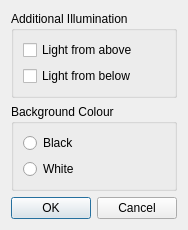
<?xml version="1.0" encoding="UTF-8"?>
<ui version="4.0">
 <class>VisPrefsDialog</class>
 <widget class="QDialog" name="VisPrefsDialog">
  <property name="geometry">
   <rect>
    <x>0</x>
    <y>0</y>
    <width>186</width>
    <height>216</height>
   </rect>
  </property>
  <property name="windowTitle">
   <string>Visualisation Settings</string>
  </property>
  <layout class="QVBoxLayout" name="verticalLayout_3">
   <item>
    <widget class="QGroupBox" name="LightBox">
     <property name="title">
      <string>Additional Illumination</string>
     </property>
     <layout class="QVBoxLayout" name="verticalLayout_2">
      <item>
       <widget class="QCheckBox" name="lightAboveBox">
        <property name="text">
         <string>Light from above</string>
        </property>
       </widget>
      </item>
      <item>
       <widget class="QCheckBox" name="lightBelowBox">
        <property name="text">
         <string>Light from below</string>
        </property>
       </widget>
      </item>
     </layout>
    </widget>
   </item>
   <item>
    <widget class="QGroupBox" name="ColorBox">
     <property name="title">
      <string>Background Colour</string>
     </property>
     <layout class="QVBoxLayout" name="verticalLayout">
      <item>
       <widget class="QRadioButton" name="bgBlackButton">
        <property name="text">
         <string>Black</string>
        </property>
       </widget>
      </item>
      <item>
       <widget class="QRadioButton" name="bgWhiteButton">
        <property name="text">
         <string>White</string>
        </property>
       </widget>
      </item>
     </layout>
    </widget>
   </item>
   <item>
    <widget class="QDialogButtonBox" name="buttonBox">
     <property name="sizePolicy">
      <sizepolicy hsizetype="Expanding" vsizetype="Expanding">
       <horstretch>0</horstretch>
       <verstretch>0</verstretch>
      </sizepolicy>
     </property>
     <property name="layoutDirection">
      <enum>Qt::LeftToRight</enum>
     </property>
     <property name="orientation">
      <enum>Qt::Horizontal</enum>
     </property>
     <property name="standardButtons">
      <set>QDialogButtonBox::Cancel|QDialogButtonBox::Ok</set>
     </property>
    </widget>
   </item>
  </layout>
 </widget>
 <resources/>
 <connections>
  <connection>
   <sender>buttonBox</sender>
   <signal>accepted()</signal>
   <receiver>VisPrefsDialog</receiver>
   <slot>accept()</slot>
   <hints>
    <hint type="sourcelabel">
     <x>248</x>
     <y>254</y>
    </hint>
    <hint type="destinationlabel">
     <x>157</x>
     <y>274</y>
    </hint>
   </hints>
  </connection>
  <connection>
   <sender>buttonBox</sender>
   <signal>rejected()</signal>
   <receiver>VisPrefsDialog</receiver>
   <slot>reject()</slot>
   <hints>
    <hint type="sourcelabel">
     <x>316</x>
     <y>260</y>
    </hint>
    <hint type="destinationlabel">
     <x>286</x>
     <y>274</y>
    </hint>
   </hints>
  </connection>
 </connections>
</ui>
